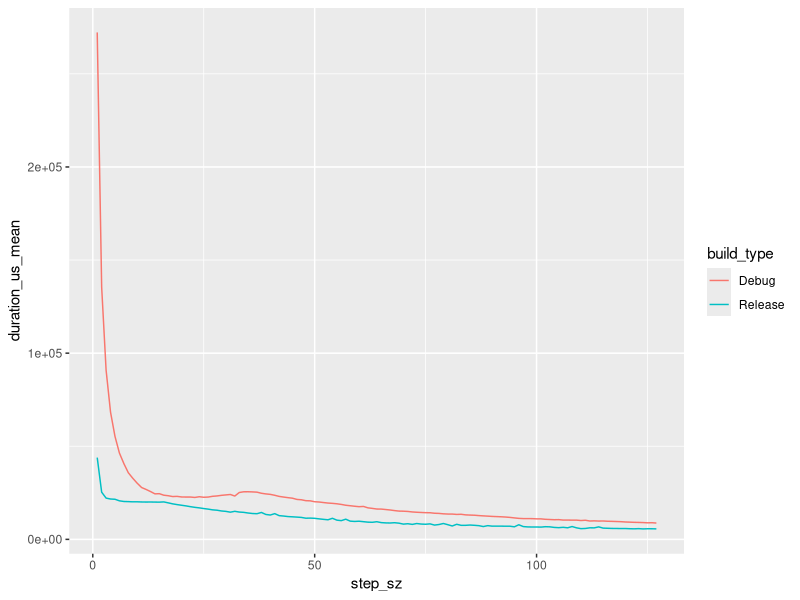
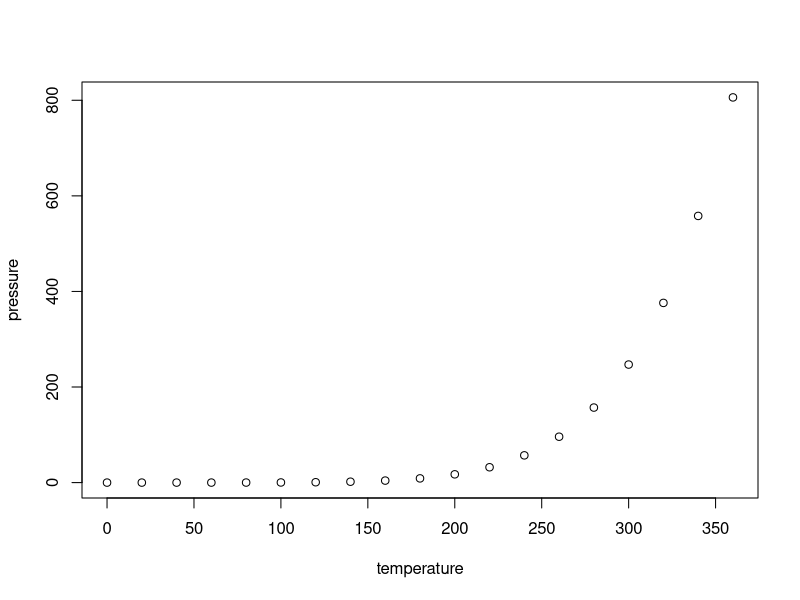

Write the R code that produced these figures, in order.
## ---- chunk 1
knitr::opts_chunk$set(echo = TRUE)
## ---- chunk 2
library(tidyverse)

mydata <- as_tibble(read.csv(file = "data.csv")) %>%
  select(-data.file.path) %>%
  group_by(step_sz, build_type) %>%
  summarize(duration_us_mean = mean(duration_us), duration_us_sd = sd(duration_us), count = n())

ggplot(mydata) %+%
  geom_line(aes(x = step_sz, y = duration_us_mean, color = build_type))
## ---- chunk 3
plot(pressure)
